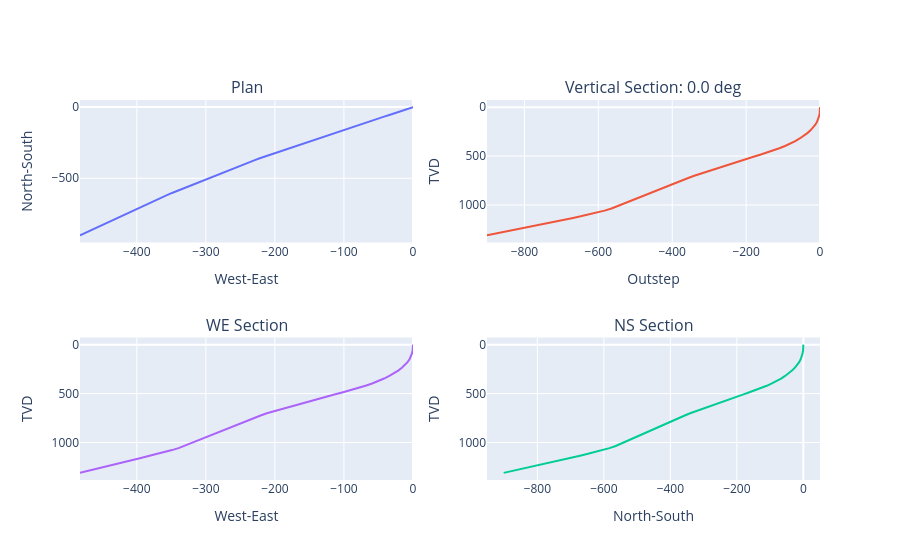

This figure's notebook cell:
### Code cell
we.visual.figure(TrajectorySurvey, type='panel')
